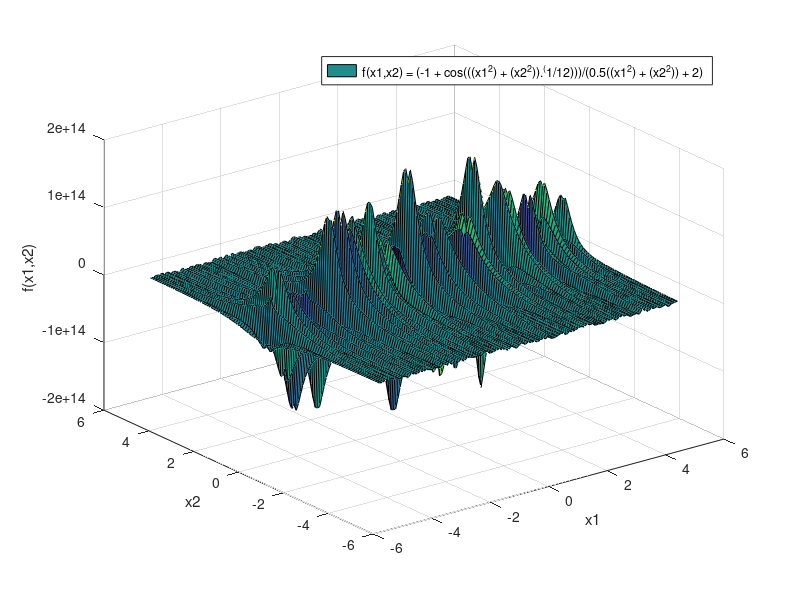

The MATLAB source for this figure:
[x1,x2] = meshgrid(-5.12:0.1:5.12,-5.12:0.1:5.12);
z = (-1 + cos(((x1.^2) + (x2.^2)).^(1/12)))/(0.5.*((x1.^2) + (x2.^2)) + 2);
surf(x1,x2,z);
xlabel('x1');
ylabel('x2');
zlabel('f(x1,x2)');
legend('f(x1,x2) = (-1 + cos(((x1^2) + (x2^2)).^(1/12)))/(0.5((x1^2) + (x2^2)) + 2)');
